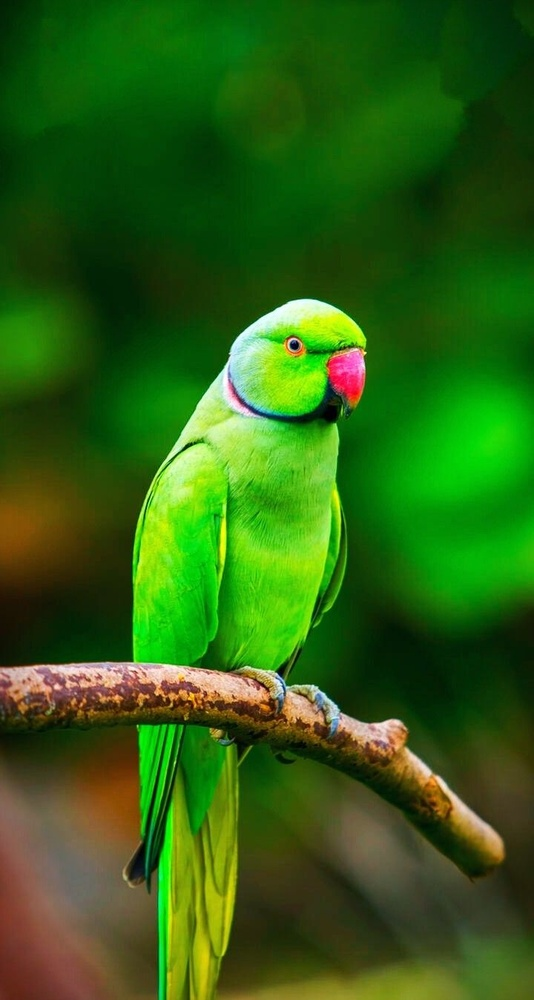
#> input picture Lab5/parrot.jpg, 534 x 1000 px, shrunk from 720 x 1348 before the run
$ jupyter execute Lab_Tasks.ipynb   (older library calls are emulated)
#> lines starting #> are read from the running program, lines starting #| are printed output that depends on the picture
[cell 1]
import cv2
import numpy as np
import matplotlib.pyplot as plt

#Task#1: Convolve an image with a 7x7 box filter, and output the original and smoothed image side by side

img = cv2.imread('parrot.jpg')
#> img is the input picture: shape (1000, 534, 3); mean B, G, R 18.5, 97, 46.3

kernel = np.ones((7,7),np.float32)/25
dst = cv2.filter2D(img,-1,kernel)
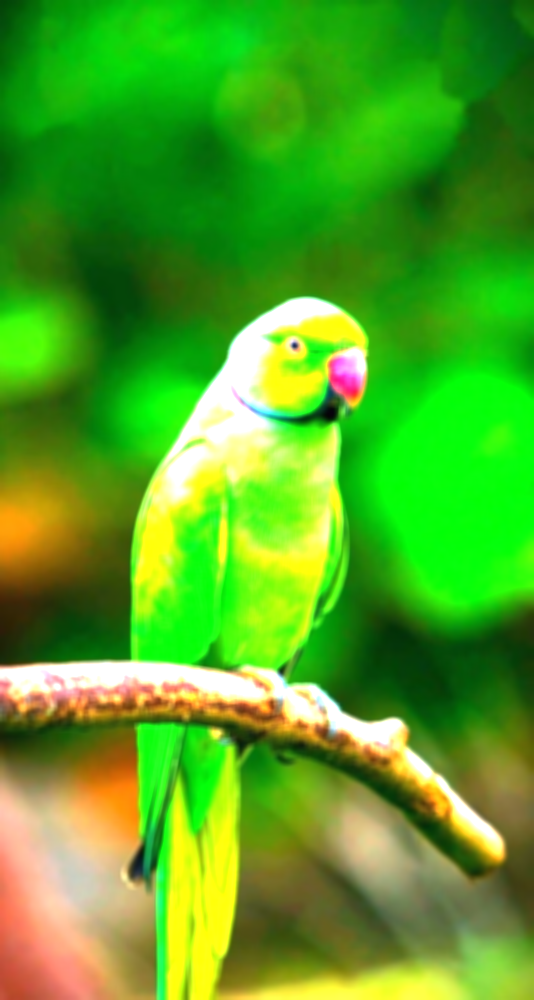
#> dst: shape (1000, 534, 3); mean B, G, R 34.4, 166.4, 83.6

plt.subplot(121),plt.imshow(img),plt.title('Original')
plt.xticks([]), plt.yticks([])
plt.subplot(122),plt.imshow(dst),plt.title('Smoothed')
plt.xticks([]), plt.yticks([])
plt.show()
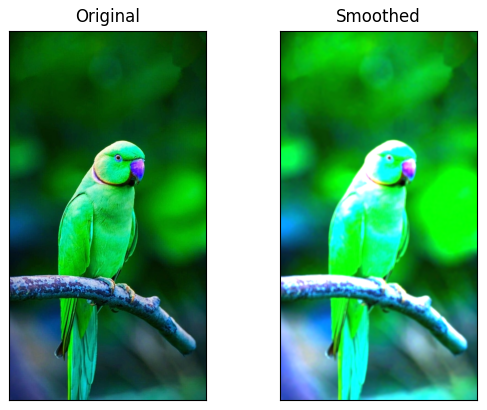
#> figure drawn by matplotlib, 2 panels; B, G, R data is drawn as R, G, B

[cell 2]
#Task2: Using an image of your choice, apply a 5x5 gaussian filter to the image, then a 21x21 gaussian filter and show the three images side by side

img = cv2.imread('parrot.jpg')

blur_5 = cv2.GaussianBlur(img,(5,5),0)
blur_21 = cv2.GaussianBlur(img,(21,21),0)
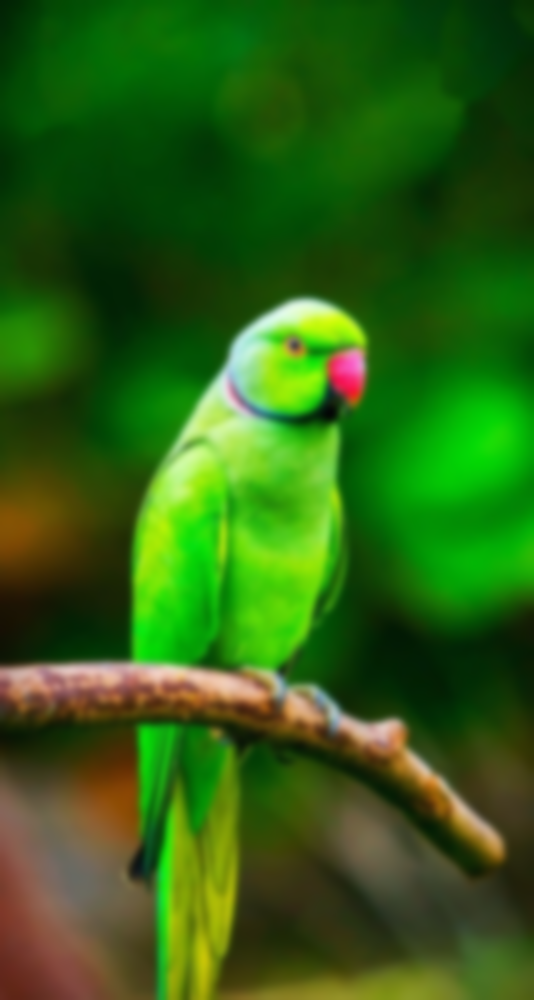
#> blur_21: shape (1000, 534, 3); mean B, G, R 18.5, 97, 46.3

# Display the images
plt.figure(figsize=(10, 5))  # Create a figure with a specified size
plt.subplot(1, 3, 1)  # Subplot for the original image
plt.imshow(img)
plt.title('Original')
plt.axis('off')

plt.subplot(1, 3, 2)  # Subplot for the 5 x 5 blur image
plt.imshow(blur_5)
plt.title('5 x 5')
plt.axis('off')

plt.subplot(1, 3, 3)  # Subplot for the  21 x 21 blur image
plt.imshow(blur_21)
plt.title('21 x 21')
plt.axis('off')
plt.show()
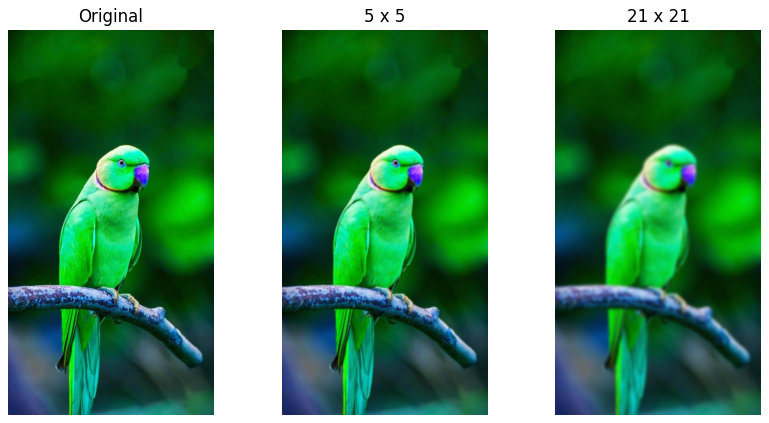
#> figure drawn by matplotlib, 3 panels; B, G, R data is drawn as R, G, B

[cell 3]
# Task#3: Using an image of your choice, apply a 3x3 Laplacian filter to sharpen the image.
image = cv2.imread('cat.1.jpg')
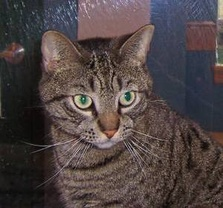
#> input picture Lab5/cat.1.jpg, 223 x 208 px, shrunk from 300 x 280 before the run
#> image is the input picture: shape (208, 223, 3); mean B, G, R 67.9, 68.3, 78.8
image = cv2.cvtColor(image, cv2.COLOR_BGR2RGB)

image_float = image.astype(np.float32) / 255.0

# Use the cv2.Laplacian() function
# We use cv2.CV_32F as the depth since our image is float32, and ksize=3 for a 3x3 filter.
laplacian = cv2.Laplacian(image_float, cv2.CV_32F, ksize=3)
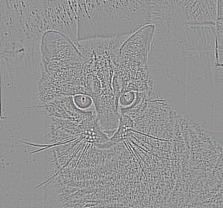
#> laplacian: shape (208, 223, 3) float32; mean R, G, B -0.000367, -0.000312, -0.000289; drawn with min black and max white

# Sharpen the image
sharpened_image = np.clip(image_float - laplacian, 0, 1)
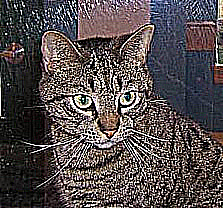
#> sharpened_image: shape (208, 223, 3) float32; mean R, G, B 0.332, 0.305, 0.308

# Plot Original Image
plt.subplot(1, 3, 1)
plt.imshow(image_float)
plt.title('1. Original Image')
plt.axis('off')

plt.subplot(1, 3, 2)
# Adding 0.5 to shift the zero-point to gray for easier viewing
plt.imshow(np.clip(laplacian + 0.5, 0, 1))
plt.title('2. Laplacian Filter')
plt.axis('off')

# Plot Sharpened Image
plt.subplot(1, 3, 3)
plt.imshow(sharpened_image)
plt.title('3. Sharpened Image')
plt.axis('off')

plt.tight_layout()
plt.show()
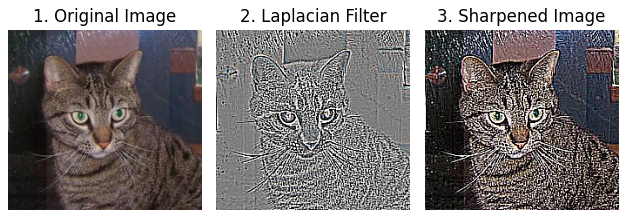
#> figure drawn by matplotlib, 3 panels
